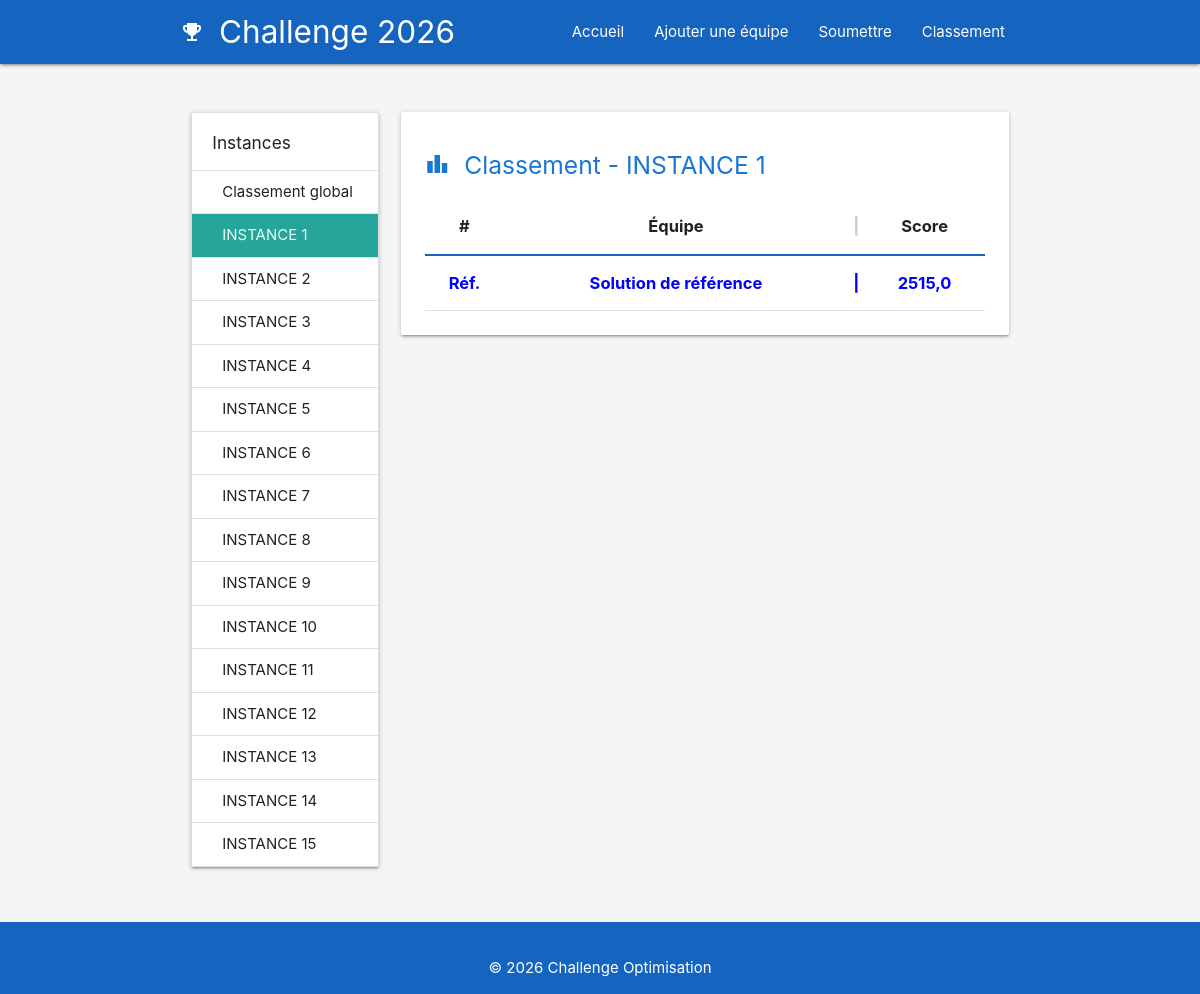
Page /classement/1/ on the earlier database version.
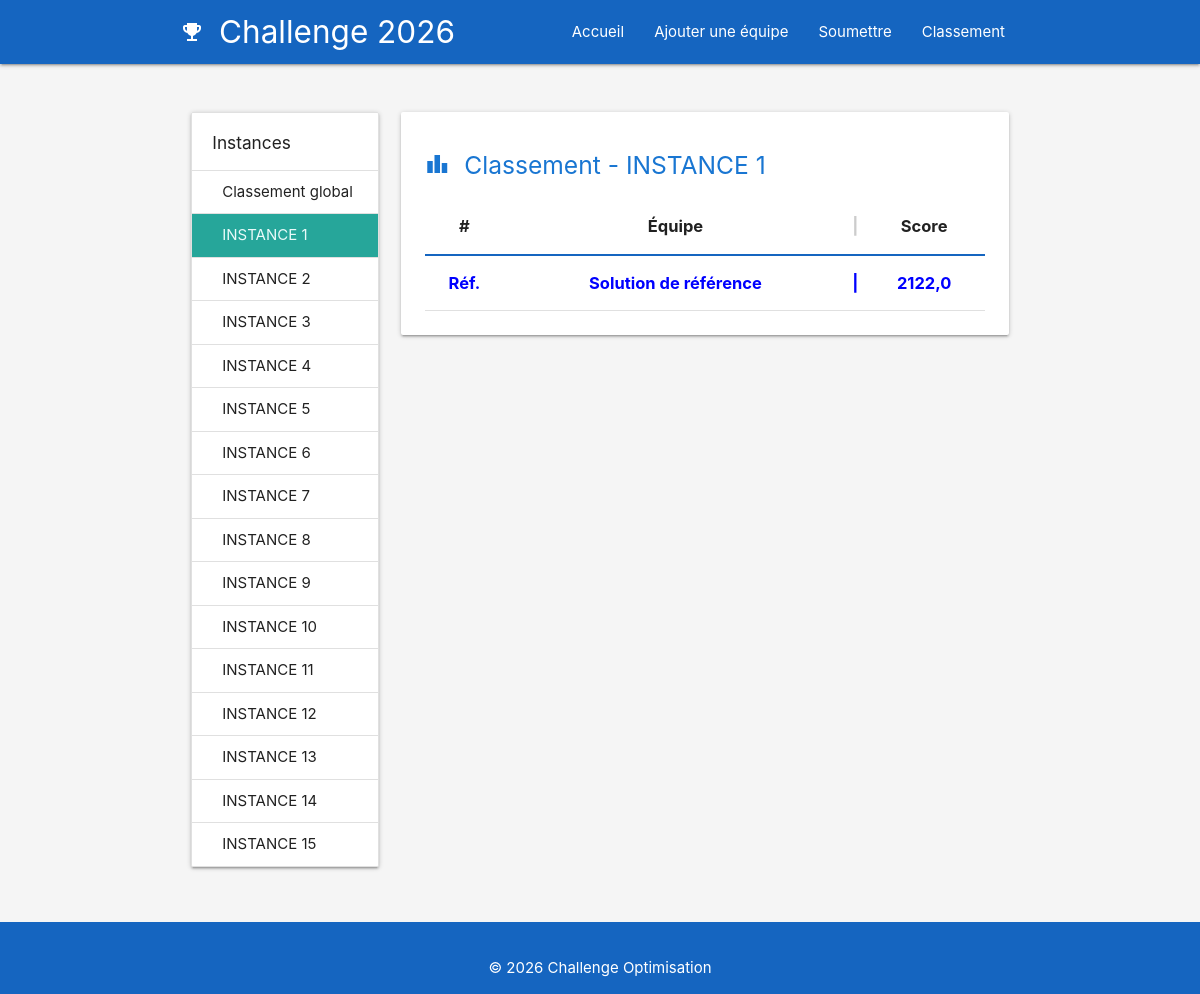
Same page on the later database version.
### solutions/models.py (models this page shows, shortened)
class Solution(models.Model):
    equipe          = models.ForeignKey(Equipe, on_delete=models.CASCADE)
    instance        = models.ForeignKey(Instance, on_delete=models.CASCADE)
    fichier         = models.FileField(upload_to='solutions/',blank=True, null=True)  # Chemin de la meilleure solution
    date_soumission = models.DateTimeField(auto_now_add=True)
    score           = models.FloatField(default=0)
    class Meta:
        unique_together = ('equipe', 'instance')  # une seule entrée par équipe/instance

### equipes/models.py (models this page shows, shortened)
class Equipe(models.Model):
    nom = models.CharField(max_length=100, unique=True)
    date_creation = models.DateTimeField(auto_now_add=True)

### classement/views.py (the view)
# urls.py: path('', classement_view, name='classement'),
def classement_view(request, instance_id=None):
    instances = Instance.objects.all().order_by('numero')
    instance_active = None
    solutions = []
    classement_global = []
    if instance_id:
        instance_active, solutions = Classement.by_instance(instance_id)
    else:
        classement_global = Classement.for_all_instances()
    return render(request, 'classement/classement.html', {
        'instances': instances,
        'instance_active': instance_active,
        'solutions': solutions,
        'classement_global': classement_global,
        'nom_reference'    : 'Solution de référence'
    })

### classement/utils.py (called while the page is built)
    @staticmethod
    def by_instance(instance_id):
        instance_active = get_object_or_404(Instance, id=instance_id)
        solutions = (
            Solution.objects
            .filter(instance=instance_active)
            .select_related('equipe')
            .order_by('score')
        )
        rank = 0
        for sol in solutions:
            if sol.equipe.nom == "Solution de référence":
                sol.rank = None
                sol.is_reference = True
            else:
                rank += 1
                sol.rank = rank
                sol.is_reference = False
        return instance_active, solutions

### templates/classement/classement.html (shortened to what this page needs)
{% extends "base.html" %}
{% load static %}
{% block styles %}
<link rel="stylesheet" href="{% static 'css/classement.css' %}">
{% endblock %}
{% block content %}
<div class="row">
    <div class="col s12 m3">
        <ul class="collection with-header z-depth-1">
            <li class="collection-header"><h6>Instances</h6></li>
            <li class="collection-item {% if not instance_active %}active{% endif %}">
                <a href="{% url 'classement' %}" style="color: inherit;">
                    Classement global
                </a>
            </li>
            {% for inst in instances %}
                <li class="collection-item {% if instance_active and inst.id == instance_active.id %}active{% endif %}">
                    <a href="{% url 'classement_instance' inst.id %}" style="color: inherit;">
                        {{ inst.nom }}
                    </a>
                </li>
            {% endfor %}
        </ul>
    </div>
    <div class="col s12 m9">
        <div class="card">
            <div class="card-content">
                {% if instance_active %}
                    <h5 class="blue-text text-darken-2">
                        <i class="material-icons left">leaderboard</i>
                        Classement - {{ instance_active.nom }}
                    </h5>
                    <table class="highlight centered classement-table">
                        <thead>
                            <tr>
                                <th>#</th>
                                <th>Équipe</th>
                                <th class="separator">|</th>
                                <th>Score</th>
                            </tr>
                        </thead>
                        <tbody>
                            {% for sol in solutions %}
                                <tr class="
                                    {% if sol.equipe.nom == nom_reference %}line-reference
                                    {% elif sol.rank == 1 %}first-place
                                    {% elif sol.rank == 2 %}second-place
                                    {% elif sol.rank == 3 %}third-place
                                    {% endif %}
                                ">
                                    <td>
                                        {% if sol.is_reference %}
                                            Réf.
                                        {% elif sol.rank == 1 %}🥇
                                        {% elif sol.rank == 2 %}🥈
                                        {% elif sol.rank == 3 %}🥉
                                        {% else %}{{ sol.rank }}
                                        {% endif %}
                                    </td>
                                    <td>{{ sol.equipe.nom }}</td>
                                    <td class="separator">|</td>
                                    <td><strong>{{ sol.score }}</strong></td>
                                </tr>
                                {% empty %}
                                <tr>
                                    <td colspan="4">Aucune soumission</td>
                                </tr>
                                {% endfor %}
                        </tbody>
                    </table>
                {% endif %}
            </div>
        </div>
    </div>
</div>
{% endblock %}

Differences in the rows shown:
changed Solution "Solution de référence": score "2515,0" → "2122,0"
